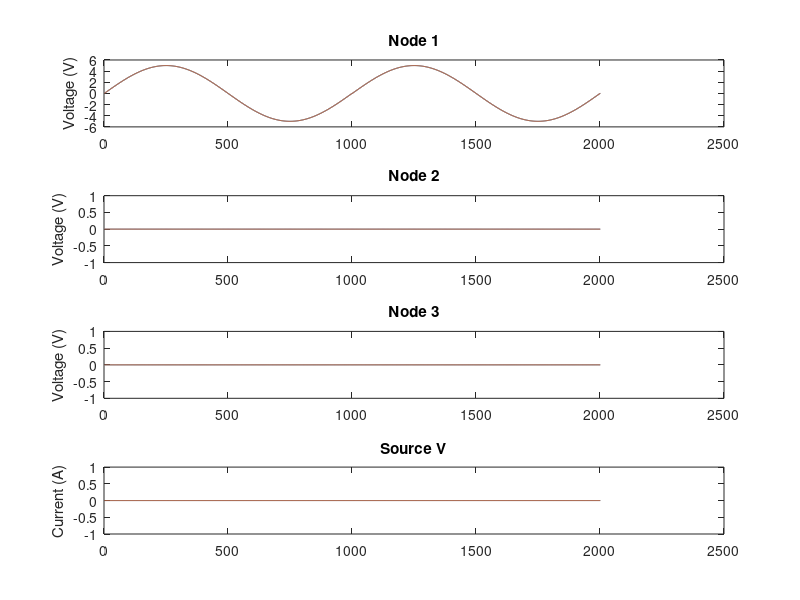

The MATLAB source for this figure:
%N2Sim Netlist Reading Circuit Simulator
%Names 		 						Syntax		
%  Voltage source								V# In Out Magnitude		(will repeat if this is a matrix)
%  Resistor										R# In Out Magnitude
%  Capacitor									C# In Out Magnitude
%  inductors									L# In Out Magnitude
%  Voltage Controlled and Delayed Source		D# In Out ControlIn ControlOut Alpha Delaytime
%  Voltage Controlled Voltage Source			E# In Out ControlIn ControlOut Alpha
%  Optical Coupler								X# In Out In 		Out 	   CouplingCoeff
%  Phase Shift									P# In Out Alpha		Phi		   Delay
%  Fiber or Waveguide							F# In Out Length    Beta1      N     Loss
%		input variables 					  name p1 p2  p3		p4			p5    p6
% i reserved for sqrt(-1)

% clear all; clear classes;
timesteps = 2000; %how long to simulate for
deltat=0.00000002; % time in seconds for time step
thresh=0.01; %accuracy of newton-rhapson loops for NLVCVs 

%read in netlist here 
try
	[name, p1, p2, p3, p4, p5, p6] = textread('netlist.txt',' %s %s %s %s %s %s %s');
catch
	fprintf('netlist.txt not found');
	return
end
for n=1:size(name); p1{n}=str2num(p1{n}); p2{n}=str2num(p2{n}); end
%could just read in ints, but this keeps indexing consistent (otherwise matlab turns these into [])

%preallocate matrices (we'll sparse them later)
nnodes=max(max([ cell2mat(p1) cell2mat(p2) ])); capmat = zeros(nnodes); condmat = zeros(nnodes);

nirow = 0; %current row counter for voltage sources, to keep track from one component to the next
vlist=[]; rlist=[]; clist=[]; llist=[]; dlist=[]; elist=[]; xlist=[]; plist=[]; flist=[]; fdt=[];
%make lists to keep track of which components exist where, will be useful for components needing extra-matrix math

%add all our components
for j=1:length(name)
	switch(name{j}(1)) %checks first character of name (handles non-unique names fine)
	case 'V'
		nirow=nirow+1; %add a current row for each component that needs one.
		vlist=[vlist j;nirow];
		%appends location of coponents in netlist, and their assoscated current row for later use
		Inames(nirow,:)=name{j}; %name for graphing later
		p3{j}=str2num(p3{j}); %needs to be a number (or matrix of)
		if p1{j}~=0; condmat(nnodes+nirow,p1{j}) = -1; end
		if p2{j}~=0
			condmat(nnodes+nirow,p2{j}) = 1;
			condmat(p2{j},nnodes+nirow) = 1;
		end
		for t=1:timesteps
			tmp=mod(t,size(p3{j},2));
			source(nnodes+nirow,t)=p3{j}(tmp+1);
		end
	case 'E'
		nirow=nirow+1;
		elist=[elist j;nirow];
		Inames(nirow,:)=name{j}; %name for graphing later
		p5{j}=str2num(p5{j}); 
		if p1{j}~=0; condmat(p1{j},nnodes+nirow)=1; end 
		if p2{j}~=0
			condmat(p2{j},nnodes+nirow)=1;
			condmat(nnodes+nirow,p2{j})=1;
		end
	case 'D'
		nirow=nirow+1;
		dlist=[dlist j;nirow];
		Inames(nirow,:)=name{j}; 
		p5{j}=str2num(p5{j}); 
		p6{j}=str2num(p6{j}); 
		if p1{j}~=0; condmat(nnodes+nirow,p1{j})=-1; end
		if p2{j}~=0
			condmat(nnodes+nirow,p2{j})=1;
			condmat(nnodes+nirow,p2{j})=1;
		end
		p3{j}=str2num(p3{j}); 
	case 'P'
		nirow=nirow+1;
		plist=[plist j; nirow];
		Inames(nirow,:)=name{j};
		if p2{j}~=0
			condmat(nnodes+nirow,p2{j})=1;
		    condmat(p2{j},nnodes+nirow)=1;
		end
	case 'X'
		nirow=nirow+1;
		xlist=[xlist j;nirow];
		Inames(nirow)=name{j}; 
		p5{j}=str2num(p5{j}); 
		if p1{j}~=0 && p2{j}~=0
			condmat(p2{j},p1{j})=sqrt(1-p5{j});
		end
		if p1{j}~=0 && p4{j}~=0
			condmat(p4{j},p1{j})=sqrt(p5{j});
		end
		if p2{j}~=0 && p3{j} ~=0
			condmat(p3{j},p2{j})=sqrt(p5{j});
		end
		if p2{j}~=0 && p4{j} ~=0
			condmat(p4{j},p2{j})=sqrt(1-p5{j});
		end
	case 'R'
		rlist=[rlist j];
		p3{j}=str2num(p3{j}); 
		if p1{j}~=0
			condmat(p1{j},p1{j})=condmat(p1{j},p1{j}) + 1/p3{j};
		end
		if p2{j}~=0
			condmat(p2{j},p2{j})=condmat(p2{j},p2{j}) + 1/p3{j};
		end
		if p1{j}~=0 && p2{j}~=0
			condmat(p1{j},p2{j})=condmat(p1{j},p2{j}) + 1/p3{j};
			condmat(p2{j},p1{j})=condmat(p2{j},p1{j}) + 1/p3{j};
		end
	case 'C'
		clist=[clist j];
		p3{j}=str2num(p3{j}); 
		if p1{j}~=0
			capmat(p1{j},p1{j})=capmat(p1{j},p1{j}) + p3{j};
		end
		if p2{j}~=0
			capmat(p2{j},p2{j})=capmat(p2{j},p2{j}) + p3{j};
		end
		if p1{j}~=0 && p2{j}~=0
			capmat(p1{j},p2{j})=capmat(p1{j},p2{j}) + p3{j};
			capmat(p2{j},p1{j})=capmat(p2{j},p1{j}) + p3{j};
		end
	case 'L'
		p3{j}=str2num(p3{j}); 
		nirow=nirow+1;
		llist=[llist j;nirow];
		Inames(nirow,:)=name{j}; 
		if p1{j}~=0;
			condmat(nnodes+nirow,p1{j}) = -1;
			condmat(p1{j},nnodes+nirow) = 1;
		end
		if p2{j}~=0;
			condmat(p2{j},nnodes+nirow) = -1;
			condmat(nnodes+nirow,p2{j}) = 1;
		end
		if p1{j}~=0 && p2{j}~=0; %%I have no idea what I did here. I'm sure something belongs here
		end  	
		capmat(nnodes+nirow,nnodes+nirow)=p3{j};
	case 'F'
		nirow=nirow+1;
		flist=[flist [j; nirow]];
		Inames(nirow,:)=name{j};
		p3{j}=str2num(p3{j});
		p4{j}=str2num(p4{j});
		p5{j}=str2num(p5{j});
		p6{j}=str2num(p6{j});
		fiber{j} = fdfiber(p3{j},p4{j},p5{j},p6{j});
		if p2{j}~=0
			condmat(nnodes+nirow,p2{j})=1;
			condmat(p2{j},nnodes+nirow)=1;
        end
        fiber{j}.plotting=1;
        fdt = [fdt fiber{j}.deltat];
	end
end

condmat=[condmat zeros(size(condmat,1),nnodes+nirow-size(condmat,2));
       zeros(nnodes+nirow-size(condmat,1),size(condmat,1))... 
                zeros(nnodes+nirow-size(condmat,2),nnodes+nirow-size(condmat,1)) ];
%now having added lines to condmat, we need to make capmat the same size. source sometimes too
capmat=[capmat 						zeros(size(capmat,1),size(condmat,2)-size(capmat,2));...
		zeros(size(condmat,1)-size(capmat,1),size(capmat,2))	zeros(size(condmat,1)-size(capmat,1))	];

%that done, define our matrices for actual math using LU decomp.
[LL,LU,LP]=lu(sparse(capmat)+deltat*sparse(condmat)); %leaves cap&cond in full form for analysis
													%but completes the LU facotrization for speed
%more pre-allocations													
matsize=size(condmat,1);
source=[source; zeros(nnodes+nirow-size(source,1),size(source,2))];


nlvsource = zeros(matsize,1);
nlvsource_old = zeros(matsize,1);
voltage = zeros(matsize,timesteps);

for t=1:timesteps
	d_nlvs=inf*ones(matsize,1); %start with infinite derivative to prevent premature loop exit
	while(max(d_nlvs))>thresh 
		for nn=1:size(dlist,2) %for each memory delay
			j=dlist(1,nn); %grab the row that the delay component is in
			if t>p6{j} %if time is > than delay
				vdrop=0; %so vdrop is accurate when p4{j}==0
				if p4{j}~=0; vdrop=-voltage(p4{j},t-p6{j}); end
				if p5{j}~=0; vdrop= vdrop + voltage(p5{j},t-p6{j}); end
				source(nnodes+dlist(2,nn),t)= p5{j}*vdrop; 
				%TODO (maybe) support nonlinear here also, depreciate either E or D component
			end
		end
		for nn=1:size(plist,2)
			j=plist(1,nn);
			if t>p5{j}
				source(nnodes+plist(2,nn),t)=voltage(p1{j},t-p5{j})*exp(-1*i*eval(p4{j}))*exp(-0.5*p3{j});
			end
		end

		for nn=1:size(flist,2) %for optical fiber
			j=flist(1,nn); %call the object relevant to the fiber, drop output in voltage source vector
			fiber{j}=fiber{j}.simulateFiber(voltage(p1{j},t),t,(t-1),deltat);
            source(nnodes+flist(2,nn),t)=fiber{j}.Vout;
		end

		voltage(:,t+1)= LU\(LL\LP*(capmat*voltage(:,t)+(source(:,t)+nlvsource)*deltat)); %MATH!
		%now reconsider nonlinear voltage courses 
		%(at t>1 the above calc uses previous steps vopltages as first guess)
		for nn=1:size(elist,2)
			vdrop=0; %same as in D-component
			if p3{j}~=0; vdrop = vdrop - voltage(p3{j},t+1); end
			if p4{j}~=0; vdrop = vdrop + voltage(p4{j},t+1); end
			nlvsource(nnodes+dlist(2,nn))=eval(p5{j}); %this one's a bit different, runs user-supplied command
		end
		d_nlvs= (nlvsource- nlvsource_old); %calculate change, to compare against accuracy threshhold
		nlvsource_old=nlvsource; %set current to old for next round's comparison
	end
end

figure; %plot the results
for n=1:(nnodes+nirow)
	subplot(nnodes+nirow,1,n)
	if n<=nnodes
		plot(1:timesteps+1,real(voltage(n,:)),1:timesteps+1,imag(voltage(n,:)));
		title(['Node ' num2str(n)]);
		ylabel('Voltage (V)');
	else
		plot(1:timesteps+1,-real(voltage(n,:)),1:timesteps+1,-imag(voltage(n,:)));
		title(['Source ' Inames(n-nnodes)]);
		ylabel('Current (A)');
	end
end
return